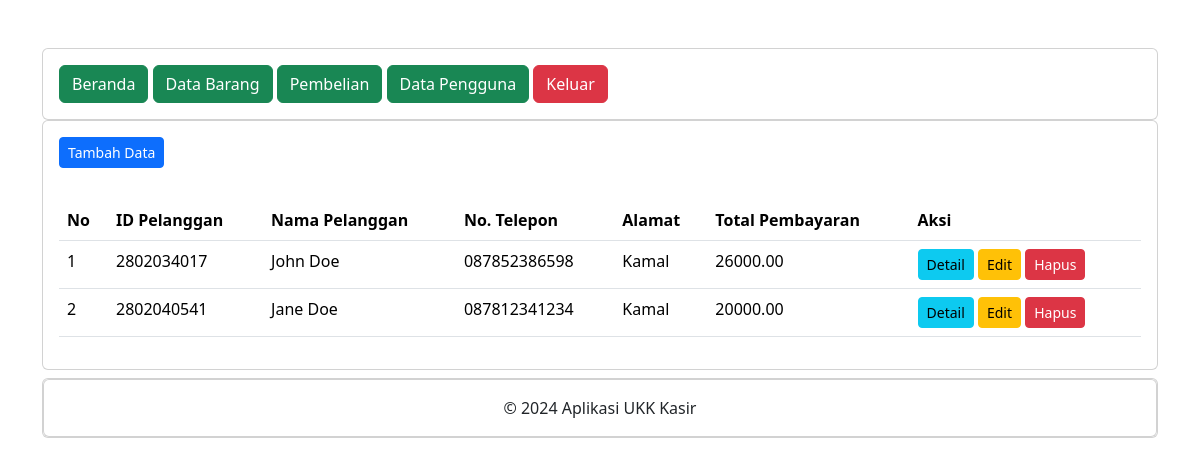
Page /administrator/pembelian.php (signed in) on the committed database.
### tables this page shows
CREATE TABLE `penjualan` (
  `penjualan_id` int(11) NOT NULL,
  `tanggal_penjualan` date NOT NULL,
  `total_harga` decimal(10,2) NOT NULL,
  `id_pelanggan` int(11) UNSIGNED NOT NULL
);

CREATE TABLE `pelanggan` (
  `id_pelanggan` int(11) UNSIGNED NOT NULL,
  `nama_pelanggan` varchar(255) NOT NULL,
  `alamat` text NOT NULL,
  `nomor_telepon` varchar(255) NOT NULL
);

### administrator/pembelian.php (the view, shortened to what this page needs)
<?php
include 'header.php';
include 'navbar.php';
?>
<div class="card mt">
  <div class="card-body">
    <button type="button" class="btn btn-primary btn-sm" data-bs-toggle="modal" data-bs-target="#tambah-data">Tambah Data</button>
  </div>
  <div class="card-body">
    <table class="table teble-responsive">
      <thead>
        <tr>
          <th>No</th>
          <th>ID Pelanggan</th>
          <th>Nama Pelanggan</th>
          <th>No. Telepon</th>
          <th>Alamat</th>
          <th>Total Pembayaran</th>
          <th>Aksi</th>
        </tr>
      </thead>
      <tbody>
        <?php
        include '../koneksi.php';
        $no = 1;
        $data = mysqli_query($koneksi, "SELECT * FROM pelanggan INNER JOIN penjualan ON pelanggan.id_pelanggan=penjualan.id_pelanggan");
        while ($d = mysqli_fetch_array($data)) : ?>
        <tr>
          <td><?php echo $no++ ?></td>
          <td><?php echo $d['id_pelanggan'] ?></td>
          <td><?php echo $d['nama_pelanggan'] ?></td>
          <td><?php echo $d['nomor_telepon'] ?></td>
          <td><?php echo $d['alamat'] ?></td>
          <td><?php echo $d['total_harga'] ?></td>
          <td>
            <a href="detail_pembelian.php?id_pelanggan=<?php echo $d['id_pelanggan']; ?>" class="btn btn-info btn-sm">Detail</a>
            <button type="button" class="btn btn-warning btn-sm" data-bs-toggle="modal" data-bs-target="#edit-data-<?php echo $d['id_pelanggan']; ?>">Edit</button>
            <button type="button" class="btn btn-danger btn-sm" data-bs-toggle="modal" data-bs-target="#hapus-data-<?php echo $d['id_pelanggan']; ?>">Hapus</button>
          </td>
        </tr>
        <?php endwhile ?>
      </tbody>
    </table>
  </div>
</div>
<?php
include 'footer.php';
?>

### rows in the picture
penjualan: id_pelanggan "2802034017", id_pelanggan.nama_pelanggan "John Doe", id_pelanggan.nomor_telepon "087852386598", id_pelanggan.alamat "Kamal", total_harga "26000.00"
penjualan: id_pelanggan "2802040541", id_pelanggan.nama_pelanggan "Jane Doe", id_pelanggan.nomor_telepon "087812341234", id_pelanggan.alamat "Kamal", total_harga "20000.00"
